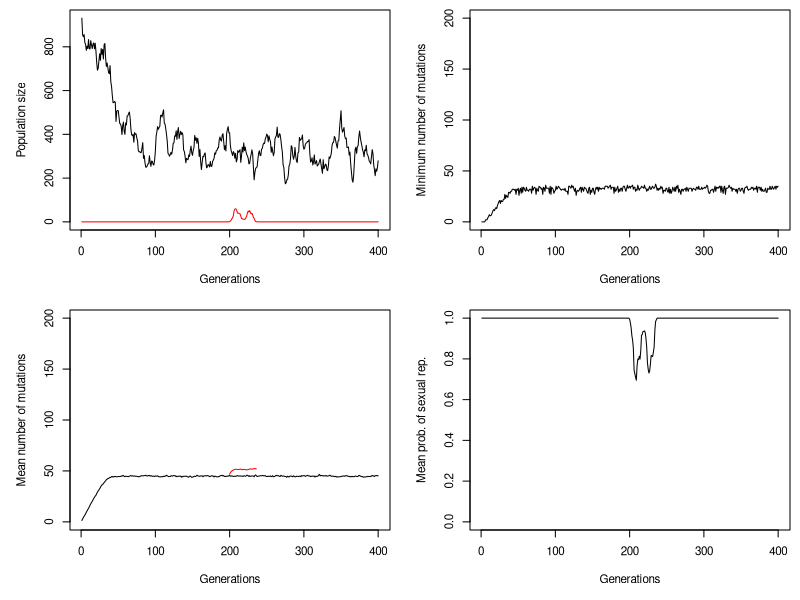

This chart was generated by the following R code:
################################### Exercise sheet 5 ###################################

rm(list=ls()) # Clear all stored variables.

### Summary of parameters
TF    = 400   #Final time of observation
Npop  = 1000   # Initial population size
Lloci = 200    # Number of loci (max number of deleterious mutations)
kbar  = 50     # Number of deleterious mutations which epistasis is centered
u     = 0.007  # Mutation rate
s     = 0.02  # Deleterious fitness effect
f0    = 2.5   # Baseline fitness
GAMMA = 0.0003 # Density regulation 
sex.r = 0.5   # Sex ratio at birth
epsilon = 75  # Level of epistasis 

fitness = function(xi, exp = epsilon, kbar = 50){
  ### Fitness effects as a function of the number of deleterious mutations (xi)
  num = sum(xi)
  (1 - s) ^ ( (num/kbar) ^ exp )
}

mutate = function(xi){
  ### .....
  new = xi + rbinom(Lloci, 1, u)
  1.0*(new>=1)
}

recombine = function(xi, xj){
  ### .....
  joint = c(xi, xj)
  joint[seq(1, Lloci) + Lloci*rbinom(Lloci, 1, 0.5) ]
}

count = function(a){
  ### Counts the number of total mutations in each individual
  asum = rep(0, length(a))
  for(idx in seq(1, length(a))) asum[idx] = sum(a[[idx]])
  asum
}

# Initialize population // Population starts completely sexual
popF.xi = rep(list(rep(0, Lloci)), (1-sex.r)*Npop)
popF.sigma = rep(1, (1-sex.r)*Npop)
popM.xi = rep(list(rep(0, Lloci)), sex.r*Npop)
popM.sigma = rep(1, sex.r*Npop)

# Vectors to save statistics
gens     = c()
pop.size = c()
popA.size = c()
popS.mean = c()
popA.mean = c()
pop.min  = c()
sigma.mean  = c()
popA.size  = c()

for (time in seq(1,TF)) {
  # Initialize vectors at each time step
  new_popF.xi = c()
  new_popF.sigma = c()
  new_popM.xi = c()
  new_popM.sigma = c()
  
  popOff.xi = c()
  popOff.sigma = c()
  popOffA.xi = c()
  popOffA.sigma = c()

  for (ind in seq(1, length(popF.xi))) { # For each adult
    xi = popF.xi[[ind]]  # Get its genome
    ps = popF.sigma[ind] # Gets its probability of sex
    Noff = rpois(1, f0) # Sample its number of offspring from a poisson distribution
    
    if(Noff > 0) { # If the number of offspring is greater than 0
      if (rbinom(1, 1, ps)){ # Individuals are produced sexually
        other = sample(length(popM.xi), size = Noff, replace = T) # Sample mate
        
        for (off in seq(1, Noff) ){ # Create the genome and sigma of offspring
          popOff.xi = append(popOff.xi, list(mutate(recombine(xi, popM.xi[[other[off]]]))))
          popOff.sigma = append(popOff.sigma, ifelse(rbinom(1,1,0.5), ps, popM.sigma[other[off]]) )
        } 
        
      } else { # Individuals are produced asexually
        for (off in seq(1, Noff)){
          popOffA.xi = append(popOffA.xi, list(mutate(xi)))
          popOffA.sigma = append(popOffA.sigma,  ps)
        } 
      }
      
    }
    
  }# End of loop over adults
  
  
  # Now comes the survival probability of these offspring
  reg = 1.0 / (1.0 + GAMMA * (length(popF.xi)+length(popM.xi)) )
  
  if(length(popOff.sigma)) 
  for(index in seq(1, length(popOff.xi)) )
    if(runif(1) < reg*fitness(popOff.xi[[index]])){ # Probability has two factors: density-dependency and mutations
      # If individual survives, then add it to the list of new_pop
      if(rbinom(1,1,sex.r)) {
        new_popM.xi = append(new_popM.xi, list(popOff.xi[[index]]))
        new_popM.sigma = append(new_popM.sigma, popOff.sigma[index])
      } else {
        new_popF.xi = append(new_popF.xi, list(popOff.xi[[index]]))
        new_popF.sigma = append(new_popF.sigma, popOff.sigma[index])
      }
    } 
  
  if(length(popOffA.sigma)) 
  for(index in seq(1, length(popOffA.xi)) )
    if(runif(1) < reg*fitness(popOffA.xi[[index]])){ # Probability has two factors: density-dependency and mutations
      # If individual survives, then add it to the list of new_pop
        new_popF.xi = append(new_popF.xi, list(popOffA.xi[[index]]))
        new_popF.sigma = append(new_popF.sigma, popOffA.sigma[index])
    } 
  
  # new_pop becomes the population
  popF.xi = new_popF.xi
  popM.xi = new_popM.xi
  popF.sigma = new_popF.sigma
  popM.sigma = new_popM.sigma
  
  # If you want to print at each time step
  print(c("Generation:", time, " - No. females: ", length(popF.xi), ", No. males: ", length(popM.xi), ", Mean no. of mutations: ",  mean(count(popF.xi))))
  
  # Ends simulation if extinction occurs
  if ( length(popF.xi) == 0  ) break
  
  # Ends simulation if population gets too big
  if ( length(popF.xi)+length(popM.xi) > 4000  ) break
  
  ### ......
  if ( time == 200) popF.sigma[sample(length(popF.sigma), 1)] = 0
  
  # Measures at each time step
  gens = append(gens, time )
  pop.size =  append(pop.size, sum(popF.sigma==1)+length(popM.xi) )
  popA.size =  append(popA.size, sum(popF.sigma==0) )
  popS.mean = append(popS.mean, sum(count(popF.xi)*popF.sigma)/sum(popF.sigma))
  popA.mean = append(popA.mean, sum(count(popF.xi)*(1-popF.sigma)/sum(1-popF.sigma)))
  pop.min  =  append(pop.min , min(min(count(popF.xi))))
  sigma.mean  =  append(sigma.mean , mean(popF.sigma) ) 
}

# Plots
par(mfrow=c(2,2), cex=0.7, mai=c(0.7,0.7,0.1,0.1))
plot(gens, pop.size, 'l', ylim = c(0, max(max(pop.size), max(popA.size))), xlab="Generations", ylab = "Population size")
points(gens, popA.size, 'l', col="red")
plot(gens, pop.min , 'l', ylim = c(0, Lloci) , xlab="Generations", ylab = "Minimum number of mutations")
plot(gens, popS.mean, 'l', ylim = c(0, Lloci) , xlab="Generations", ylab = "Mean number of mutations")
points(gens, popA.mean, 'l', col="red")
plot(gens, sigma.mean, 'l', ylim = c(0, 1) , xlab="Generations", ylab = "Mean prob. of sexual rep.")


### Plot fitness
#par(mfrow=c(2,2), cex=0.7, mai=c(0.7,0.7,0.1,0.1))
#plot(seq(1, Lloci), sapply(seq(1, Lloci), fitness, exp=75, kbar=150 ), 
#     'l', xlab="No. of del. mutations", ylab="Survival probability,", ylim=c(-0.01, 1.01))

